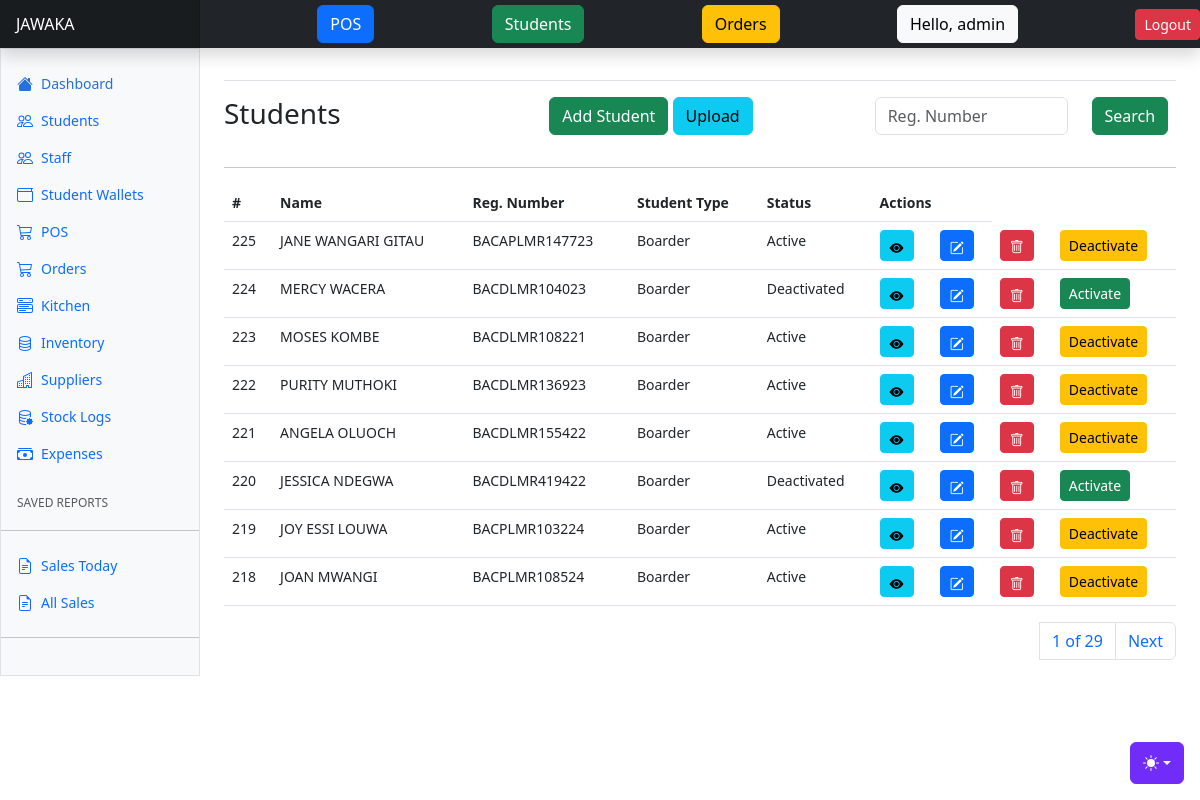
The app's page /students/ (signed in), older data.
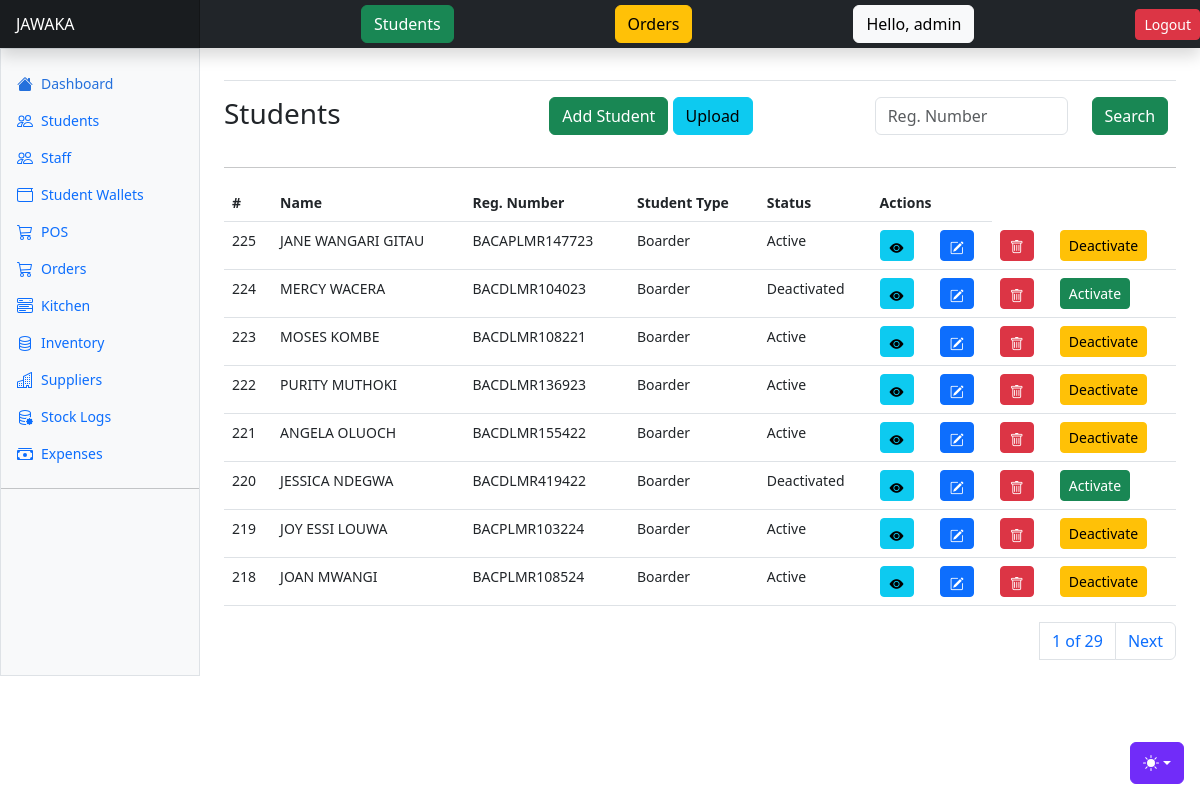
The same page, newer data.
### apps/users/models.py (models this page shows, shortened)
class User(AbstractUser):
    role = models.CharField(choices=ROLE_CHOICES, max_length=32, null=True)
    phone_number = models.CharField(max_length=255, null=True)
    id_number = models.CharField(max_length=255, null=True)
    gender = models.CharField(max_length=255, null=True)

### apps/students/views.py (the view, shortened to what this page needs)
# urls.py: path("students/", include("apps.students.urls")),
@login_required(login_url="/users/login/")
def students(request):
    students = Student.objects.all().order_by("-created")
    paginator = Paginator(students, 8)
    page_number = request.GET.get("page")
    page_obj = paginator.get_page(page_number)
    context = {
        "students": students,
        "page_obj": page_obj
    }
    return render(request, "students/students.html", context)

### templates/students/students.html (shortened to what this page needs)
{% extends "base.html" %}
{% block content %}
<div class="row">
    <div class="col-4">
        <h3>Students</h3>
    </div>
    <div class="col-4">
        <a class="btn btn-success" data-bs-toggle="modal" data-bs-target="#newStudentModal">Add Student</a>
        <a class="btn btn-info" data-bs-toggle="modal" data-bs-target="#uploadStudentsModal">Upload</a>
    </div>
    <div class="col-4">
      <form method="POST">
        <div class="input-group mb-3">
          <div class="row">
            <div class="col-8">
              <input type="text" class="form-control" id="reg_number" name="reg_number" placeholder="Reg. Number" >
            </div>
            <div class="col-4">
              <button class="btn btn-success">Search</button>
            </div>
          </div>
        </div>
      </form>
    </div>
</div>
<hr/>
      <div class="table-responsive small">
        <table class="table">
          <thead>
            <tr>
              <th scope="col">#</th>
              <th scope="col">Name</th>
              <th scope="col">Reg. Number</th>
              <th scope="col">Student Type</th>
              <th scope="col">Status</th>
              <th scope="col" colspan="2">Actions</th>
            </tr>
          </thead>
          <tbody>
            {% for student in page_obj %}
            <tr>
              <td>{{student.id}}</td>
              <td>{{student.user.first_name}} {{student.user.last_name}}</td>
              <td>{{student.registration_number}}</td>
              <td>{{student.student_type}}</td>
              <td>{{student.status}}</td>
              <td>
                <a href="{% url 'student-details' student.id %}" class="btn btn-info btn-sm"><i class="bi bi-eye-fill"></i></a>
              </td>
              <td><a class="btn btn-primary btn-sm" data-bs-toggle="modal" data-bs-target="#editStudentModal{{ student.id }}">
                <i class="bi bi-pencil-square"></i>
              </a></td>
              <td><a class="btn btn-danger btn-sm" data-bs-toggle="modal" data-bs-target="#deleteStudentModal{{ student.id }}">
                <i class="bi bi-trash"></i>
              </a></td>
              {% if student.status == "Active" %}
              <td>
                <a href="{% url 'activate-deactivate-student' student.id %}" class="btn btn-warning btn-sm">Deactivate</a>
              </td>
              {% else %}
              <td>
                <a href="{% url 'activate-deactivate-student' student.id %}" class="btn btn-success btn-sm">Activate</a>
              </td>
              {% endif %}
            </tr>
            {% endfor %}
          </tbody>
        </table>
        <div>
          <nav aria-label="Page navigation example">
            <ul class="pagination justify-content-end">
              <a class="page-link" href="#">{{ page_obj.number }} of {{ page_obj.paginator.num_pages }}</a>
              {% if page_obj.has_next %}
              <li class="page-item"><a class="page-link" href="?page={{ page_obj.next_page_number }}">Next</a></li>
              {% endif %}
            </ul>
          </nav>
        </div>
      </div>
{% endblock content %}

### templates/base.html (shortened to what this page needs)
{% load static %}
<!doctype html>
<html lang="en" data-bs-theme="auto">
  <head><script src="{% static 'assets/js/color-modes.js' %}"></script>
    <link rel="stylesheet" href="https://cdn.jsdelivr.net/npm/@docsearch/css@3">
<link href="{%  static 'assets/dist/css/bootstrap.min.css' %}" rel="stylesheet">
    <link href="https://cdn.jsdelivr.net/npm/bootstrap-icons@1.10.3/font/bootstrap-icons.css" rel="stylesheet">
    <link href="{% static 'dashboard.css' %}" rel="stylesheet">
  </head>
  <body>
    <div class="dropdown position-fixed bottom-0 end-0 mb-3 me-3 bd-mode-toggle">
      <button class="btn btn-bd-primary py-2 dropdown-toggle d-flex align-items-center"
              id="bd-theme"
              type="button"
              aria-expanded="false"
              data-bs-toggle="dropdown"
              aria-label="Toggle theme (auto)">
        <svg class="bi my-1 theme-icon-active" width="1em" height="1em"><use href="#circle-half"></use></svg>
      </button>
    </div>
<header class="navbar sticky-top bg-dark flex-md-nowrap p-0 shadow" data-bs-theme="dark">
  <a class="navbar-brand col-md-3 col-lg-2 me-0 px-3 fs-6 text-white" href="{% url 'home' %}">JAWAKA</a>
  {% if request.user.is_supperuser or request.user.role == "admin" or request.user.role == "cashier" %}
  <a href="{% url 'place-order' %}"><button class="btn btn-primary">POS</button></a>
  <a href="{% url 'students' %}"><button class="btn btn-success">Students</button></a>
  <a href="{% url 'orders' %}"><button class="btn btn-warning">Orders</button></a>
  <button class="btn btn-light">Hello, {{request.user.username}}</button>
  <a href="{% url 'logout' %}" class="btn btn-danger btn-sm">Logout</a>
  {% else %}
  <a href="{% url 'students' %}"><button class="btn btn-success">Students</button></a>
  <a href="{% url 'orders' %}"><button class="btn btn-warning">Orders</button></a>
  <button class="btn btn-light">Hello, {{request.user.username}}</button>
  <a href="{% url 'logout' %}" class="btn btn-danger btn-sm">Logout</a>
  {% endif %}
</header>
<div class="container-fluid">
  <div class="row">
    {% include "includes/sidebar.html" %}
    <main class="col-md-9 ms-sm-auto col-lg-10 px-md-4">
      <div class="d-flex justify-content-between flex-wrap flex-md-nowrap align-items-center pt-3 pb-2 mb-3 border-bottom">
      </div>
      {% block content %}
      {% endblock content %}
  </main>
  </div>
</div>
    </body>
</html>

Row changes from the older to the newer data that the page shows:
changed User "admin": role "admin" → empty (drawn)
Text that changed along with them:
text no longer shown: "POS SAVED REPORTS Sales Today All Sales"
